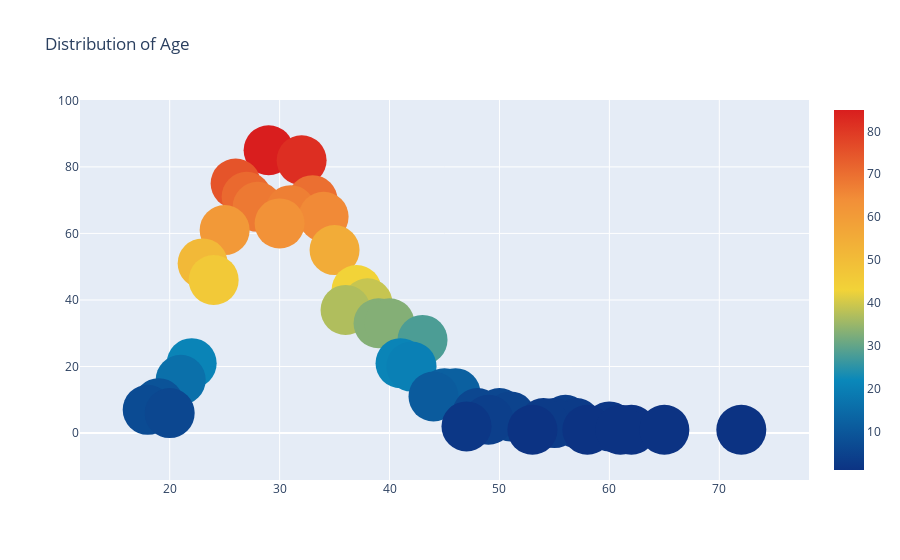

The code cell stored with this chart in its notebook:
### Markdown cell above
Notes:
  - Most respondants about 30 or below
  - Ages may be fabricated to some degree but impossible to tell

### Code cell
#@title [code]
#interesting second look at Age
#Configure plot
configure_plotly_browser_state()

cnt_srs = survey['Age'].value_counts()

trace = go.Scatter(
    x=cnt_srs.index,
    y=cnt_srs.values,
    mode='markers',
    marker=dict(
        sizemode = 'diameter',
        sizeref = 1,
        size = 50,
        #color = np.random.randn(500), #set color equal to a variable
        color = cnt_srs.values,
        colorscale='Portland',
        showscale=True
    ),
)

layout = go.Layout(
    title='Distribution of Age'
)

data = [trace]
fig = go.Figure(data=data, layout=layout)
py.iplot(fig, filename="age2")

print('Total Number of respondants:',len(survey.index))

### Figure 1 — Plotly figure (JSON) as saved in the notebook; plotly's stock layout.template omitted (floating-point values rounded to 4 significant figures)
{"data": [{"marker": {"sizeref": 1, "colorscale": [[0, "rgb(12,51,131)"], [0.25, "rgb(10,136,186)"], [0.5, "rgb(242,211,56)"], [0.75, "rgb(242,143,56)"], [1, "rgb(217,30,30)"]], "color": [85, 82, 75, 71, 70, 68, 67, 65, 63, 61, 55, 51, 46, 43, 39, 37, 33, 33, 28, 21, 21, 20, 16, 12, 12, 11, 9, 7, 6, 6, 6, 5, 4, 4, 3, 3, 3, 2, 2, 1, 1, 1, 1, 1, 1], "sizemode": "diameter", "showscale": true, "size": 50}, "x": [29, 32, 26, 27, 33, 28, 31, 34, 30, 25, 35, 23, 24, 37, 38, 36, 39, 40, 43, 22, 41, 42, 21, 45, 46, 44, 19, 18, 20, 50, 48, 51, 56, 49, 57, 55, 54, 60, 47, 62, 58, 53, 61, 72, 65], "type": "scatter", "mode": "markers", "y": [85, 82, 75, 71, 70, 68, 67, 65, 63, 61, 55, 51, 46, 43, 39, 37, 33, 33, 28, 21, 21, 20, 16, 12, 12, 11, 9, 7, 6, 6, 6, 5, 4, 4, 3, 3, 3, 2, 2, 1, 1, 1, 1, 1, 1]}], "layout": {"title": {"text": "Distribution of Age"}}}
